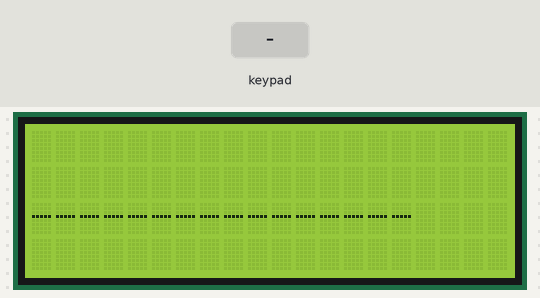
The sketch below on a simulated Arduino Mega 2560, built with avr-gcc and run on an emulated ATmega2560. Shown: 20×4 character LCD. The inputs (shaded band) are chosen by the test bench.

Above: at 5.2 s.
5.3 s: keypad keys 5 3 5 1 4 9 4 7 * pressed 0.4 s apart
At 9.0 s:
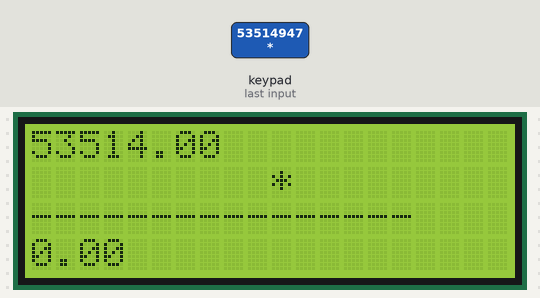
10.4 s: key 'A' pressed
At 11.6 s:
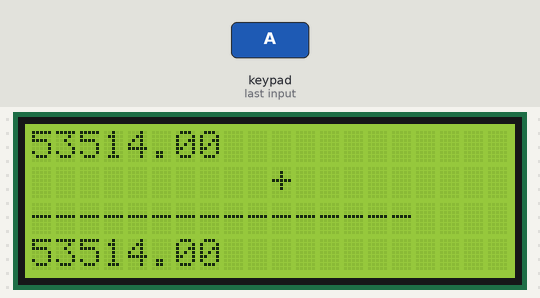
11.9 s: key 'C' pressed
At 12.8 s:
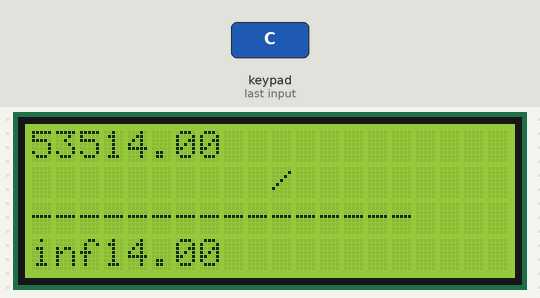
13.4 s: keypad keys 4 5 4 3 4 1 3 9 * pressed 0.4 s apart
At 17.5 s:
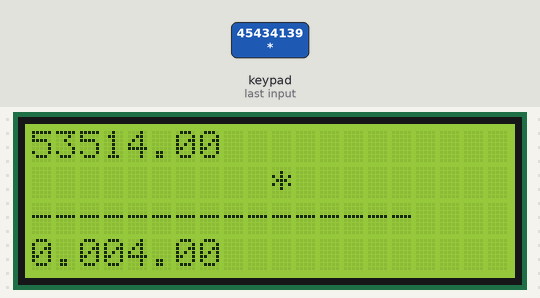
Timing chart, 0 to 19.0 s (numbered marks = the images above; inputs shaded):
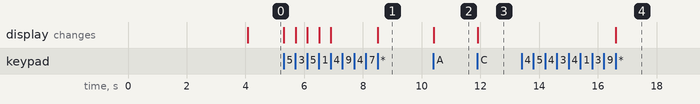

Measured:
- after the input at 5.3 s, the display: first changes at once (image 1 shows a later state)
- after the input at 10.4 s, the display: changes at once (image 2)
- after the input at 11.9 s, the display: changes at once (image 3)
- after the input at 13.4 s, the display: changes after 3.2 s (image 4)

The sketch:

Practica9_Calculadora.ino
```cpp
#include<Keypad.h>
#include  <LiquidCrystal.h>
const byte filas = 4;
const byte columnas = 4;
char tecla;
LiquidCrystal lcd(28, 30, 32, 34, 36, 38);
byte pinesF[filas] = {53,51,49,47};
byte pinesC[columnas] = {45,43,41,39};


char teclas[filas][columnas] = {

 {'1','2','3','A'},
 {'4','5','6','B'},
 {'7','8','9','C'},
 {'*','0','#','D'}
};

Keypad teclado = Keypad(makeKeymap(teclas), pinesF, pinesC, filas, columnas);
int  signo;
String lol;
char tecla1;
String real;
String valor[5], valor1[5];
String hola[5];
double resultado=0;

String convertir(char letra){
    switch(letra){
        case '1':
        real="1";
        //real=String(tecla).toInt();

        break;
      case '2':
        real = "2";
       // real=String(tecla).toInt();
        break;
        case '3':
        real='3';
       // real=String(tecla).toInt();
        break;
      }

     return real;
  }

void sign(char t){
  lcd.print(t);
   lcd.clear();
  }

void setup() {
  lcd.begin(20, 4);
  //Serial.begin(9600);
  lcd.setCursor(0, 0);
  lcd.print("(A) Suma");
  lcd.setCursor(0, 1);
  lcd.print("(B) Resta");
  lcd.setCursor(0, 2);
  lcd.print("(*) Multiplicacion");
  lcd.setCursor(0, 3);
  lcd.print("(C) Division");
  delay(4000);
  lcd.clear();
  Serial.begin(9600);
  //tecla1 = teclado.getKey();
 // if(tecla1!=0){
   // sign(tecla1);
//  }

}
int i=0, cnt=0, j=0;
String total, total1;
int bandera=0;
double res, res1;
void loop() {
   //lcd.setCursor(10, 3);
   //lcd.print(bandera);
   lcd.setCursor(0, 2);
   lcd.print("----------------");
  tecla = teclado.getKey();
  if(tecla!=0 && i<5 && tecla!='#'){
      if(bandera==0){
     //convertir(tecla);
        valor[i]=tecla;
        i++;
        lcd.setCursor(0,0);
        total=valor[0]+valor[1]+valor[2]+valor[3]+valor[4];
         res=total.toDouble();
        lcd.print(res);
        }
     }
//////////////////////////////////
       if(tecla!=0 && j<5 && tecla!='#'){
           if(bandera==1){
            //lcd.setCursor(3,3);
           // lcd.print("Hola");
            valor1[j]=tecla;
            j++;
            total1=valor1[0]+valor1[1]+valor1[2]+valor1[3]+valor1[4];
            lcd.setCursor(0,1);
            res1=total1.toDouble();
            lcd.print(res1);
              }
             }

   if(tecla=='#'){
    // lcd.setCursor(0, 3);
    //lcd.clear();
    // lcd.print("Ok!");
     // delay(1000);
    bandera=1;
        //lcd.setCursor(0, 1);
       // lcd.setCursor(10, 3);
       // lcd.print(bandera);
    }


    if(tecla=='*'){
      lcd.setCursor(10, 1);
      lcd.print("*");
      lcd.setCursor(0, 3);
      resultado=res*res1;
      lcd.print(resultado);
      }

     if(tecla=='A'){
       lcd.setCursor(10, 1);
      lcd.print("+");
      lcd.setCursor(0, 3);
      resultado=res+res1;
      lcd.print(resultado);
      }
     if(tecla=='B'){
        lcd.setCursor(10, 1);
        lcd.print("-");
        lcd.setCursor(0, 3);
        resultado=res-res1;
        lcd.print(resultado);
      }
       if(tecla=='C'){
        lcd.setCursor(10, 1);
        lcd.print("/");
        lcd.setCursor(0, 3);
        resultado=res/res1;
        lcd.print(resultado);
      }

    }
```
